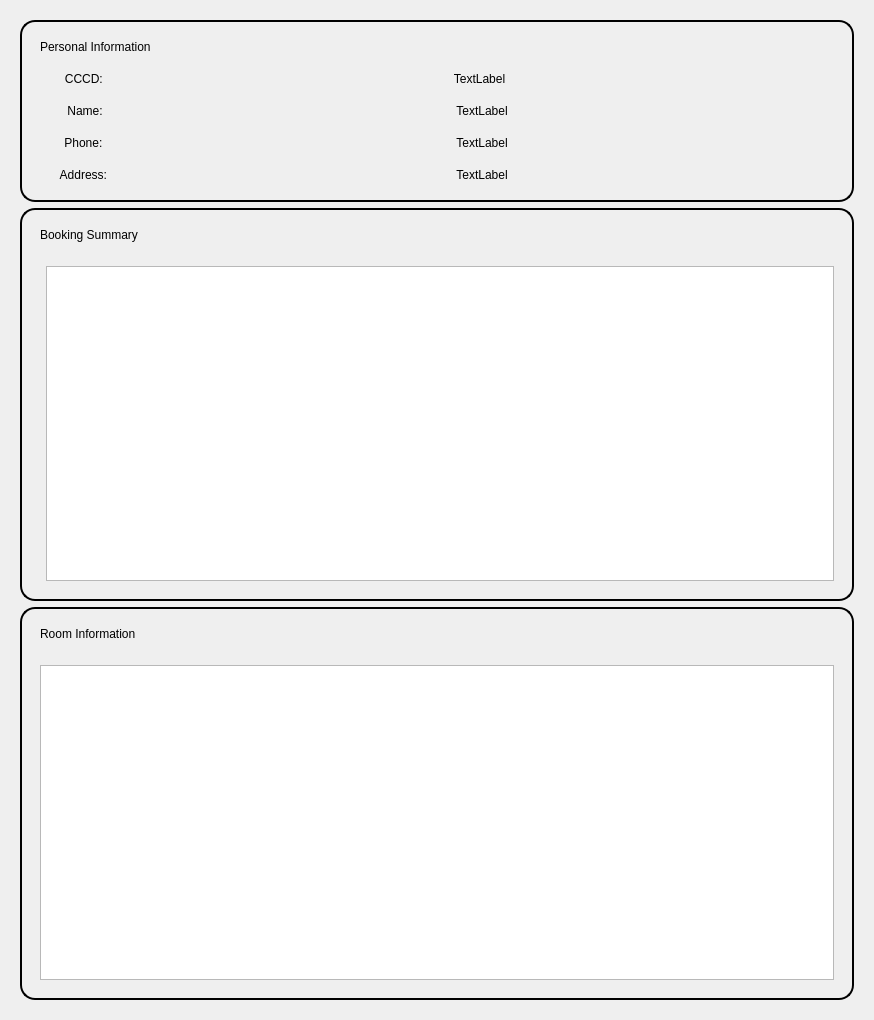
<?xml version="1.0" encoding="UTF-8"?>
<ui version="4.0">
 <class>Booking_Details_Dialog</class>
 <widget class="QDialog" name="Booking_Details_Dialog">
  <property name="geometry">
   <rect>
    <x>0</x>
    <y>0</y>
    <width>874</width>
    <height>1020</height>
   </rect>
  </property>
  <property name="windowTitle">
   <string>Booking Detail Dialog</string>
  </property>
  <layout class="QVBoxLayout" name="verticalLayout_5">
   <item>
    <widget class="QWidget" name="verticalWidget" native="true">
     <property name="styleSheet">
      <string notr="true">QFrame#personal_information_container, QFrame#room_information_container, QFrame#booking_summary_container {
    border: 2px solid black;    
    border-radius: 15px;
}</string>
     </property>
     <layout class="QVBoxLayout" name="verticalLayout">
      <item>
       <widget class="QFrame" name="personal_information_container">
        <property name="styleSheet">
         <string notr="true"/>
        </property>
        <property name="frameShape">
         <enum>QFrame::Panel</enum>
        </property>
        <property name="frameShadow">
         <enum>QFrame::Plain</enum>
        </property>
        <layout class="QVBoxLayout" name="verticalLayout_2">
         <property name="spacing">
          <number>0</number>
         </property>
         <property name="sizeConstraint">
          <enum>QLayout::SetDefaultConstraint</enum>
         </property>
         <item>
          <widget class="QWidget" name="horizontalWidget" native="true">
           <layout class="QHBoxLayout" name="horizontalLayout">
            <property name="spacing">
             <number>0</number>
            </property>
            <item>
             <widget class="QLabel" name="label_lb">
              <property name="text">
               <string>Personal Information</string>
              </property>
             </widget>
            </item>
           </layout>
          </widget>
         </item>
         <item>
          <widget class="QWidget" name="id_container" native="true">
           <layout class="QHBoxLayout" name="horizontalLayout_6" stretch="1,9">
            <property name="spacing">
             <number>0</number>
            </property>
            <property name="leftMargin">
             <number>15</number>
            </property>
            <item>
             <widget class="QLabel" name="label">
              <property name="text">
               <string>CCCD: </string>
              </property>
              <property name="textFormat">
               <enum>Qt::AutoText</enum>
              </property>
              <property name="alignment">
               <set>Qt::AlignCenter</set>
              </property>
              <property name="wordWrap">
               <bool>false</bool>
              </property>
              <property name="margin">
               <number>0</number>
              </property>
             </widget>
            </item>
            <item>
             <widget class="QLabel" name="id_lb">
              <property name="sizePolicy">
               <sizepolicy hsizetype="Preferred" vsizetype="Preferred">
                <horstretch>0</horstretch>
                <verstretch>0</verstretch>
               </sizepolicy>
              </property>
              <property name="text">
               <string>TextLabel</string>
              </property>
              <property name="alignment">
               <set>Qt::AlignCenter</set>
              </property>
             </widget>
            </item>
           </layout>
          </widget>
         </item>
         <item>
          <widget class="QWidget" name="name_container" native="true">
           <layout class="QHBoxLayout" name="horizontalLayout_5" stretch="1,9">
            <property name="leftMargin">
             <number>15</number>
            </property>
            <item>
             <widget class="QLabel" name="label_3">
              <property name="text">
               <string>Name:</string>
              </property>
              <property name="alignment">
               <set>Qt::AlignCenter</set>
              </property>
             </widget>
            </item>
            <item>
             <widget class="QLabel" name="name_lb">
              <property name="sizePolicy">
               <sizepolicy hsizetype="Expanding" vsizetype="Preferred">
                <horstretch>0</horstretch>
                <verstretch>0</verstretch>
               </sizepolicy>
              </property>
              <property name="text">
               <string>TextLabel</string>
              </property>
              <property name="alignment">
               <set>Qt::AlignCenter</set>
              </property>
             </widget>
            </item>
           </layout>
          </widget>
         </item>
         <item>
          <widget class="QWidget" name="phone_container" native="true">
           <layout class="QHBoxLayout" name="horizontalLayout_3" stretch="1,9">
            <property name="leftMargin">
             <number>15</number>
            </property>
            <item>
             <widget class="QLabel" name="label_4">
              <property name="text">
               <string>Phone: </string>
              </property>
              <property name="alignment">
               <set>Qt::AlignCenter</set>
              </property>
             </widget>
            </item>
            <item>
             <widget class="QLabel" name="phone_number_lb">
              <property name="text">
               <string>TextLabel</string>
              </property>
              <property name="alignment">
               <set>Qt::AlignCenter</set>
              </property>
             </widget>
            </item>
           </layout>
          </widget>
         </item>
         <item>
          <widget class="QWidget" name="address_container" native="true">
           <layout class="QHBoxLayout" name="horizontalLayout_4" stretch="1,9">
            <property name="leftMargin">
             <number>15</number>
            </property>
            <item>
             <widget class="QLabel" name="label_5">
              <property name="text">
               <string>Address: </string>
              </property>
              <property name="alignment">
               <set>Qt::AlignCenter</set>
              </property>
             </widget>
            </item>
            <item>
             <widget class="QLabel" name="address_lb">
              <property name="text">
               <string>TextLabel</string>
              </property>
              <property name="alignment">
               <set>Qt::AlignCenter</set>
              </property>
             </widget>
            </item>
           </layout>
          </widget>
         </item>
        </layout>
       </widget>
      </item>
      <item>
       <widget class="QFrame" name="booking_summary_container">
        <property name="styleSheet">
         <string notr="true"/>
        </property>
        <property name="frameShape">
         <enum>QFrame::Panel</enum>
        </property>
        <property name="frameShadow">
         <enum>QFrame::Plain</enum>
        </property>
        <layout class="QVBoxLayout" name="verticalLayout_3">
         <item>
          <widget class="QWidget" name="horizontalWidget_2" native="true">
           <layout class="QHBoxLayout" name="horizontalLayout_2">
            <item>
             <widget class="QLabel" name="label_2">
              <property name="text">
               <string>Booking Summary</string>
              </property>
             </widget>
            </item>
           </layout>
          </widget>
         </item>
         <item>
          <widget class="QWidget" name="widget" native="true">
           <layout class="QGridLayout" name="gridLayout">
            <property name="leftMargin">
             <number>15</number>
            </property>
            <item row="0" column="0">
             <widget class="QTableView" name="booking_tb">
              <property name="selectionBehavior">
               <enum>QAbstractItemView::SelectItems</enum>
              </property>
              <property name="showGrid">
               <bool>false</bool>
              </property>
              <property name="gridStyle">
               <enum>Qt::NoPen</enum>
              </property>
              <property name="wordWrap">
               <bool>false</bool>
              </property>
              <property name="cornerButtonEnabled">
               <bool>false</bool>
              </property>
              <attribute name="horizontalHeaderVisible">
               <bool>true</bool>
              </attribute>
              <attribute name="verticalHeaderVisible">
               <bool>false</bool>
              </attribute>
             </widget>
            </item>
           </layout>
          </widget>
         </item>
        </layout>
       </widget>
      </item>
      <item>
       <widget class="QFrame" name="room_information_container">
        <property name="styleSheet">
         <string notr="true"/>
        </property>
        <property name="frameShape">
         <enum>QFrame::Panel</enum>
        </property>
        <property name="frameShadow">
         <enum>QFrame::Plain</enum>
        </property>
        <layout class="QVBoxLayout" name="verticalLayout_4">
         <item>
          <widget class="QWidget" name="horizontalWidget_13" native="true">
           <layout class="QHBoxLayout" name="horizontalLayout_13">
            <item>
             <widget class="QLabel" name="label_13">
              <property name="text">
               <string>Room Information</string>
              </property>
             </widget>
            </item>
           </layout>
          </widget>
         </item>
         <item>
          <widget class="QWidget" name="widget_2" native="true">
           <layout class="QGridLayout" name="gridLayout_2">
            <item row="0" column="0">
             <widget class="QTableView" name="room_tb">
              <property name="showGrid">
               <bool>false</bool>
              </property>
              <attribute name="verticalHeaderVisible">
               <bool>false</bool>
              </attribute>
             </widget>
            </item>
           </layout>
          </widget>
         </item>
        </layout>
       </widget>
      </item>
     </layout>
    </widget>
   </item>
  </layout>
 </widget>
 <resources/>
 <connections/>
</ui>
